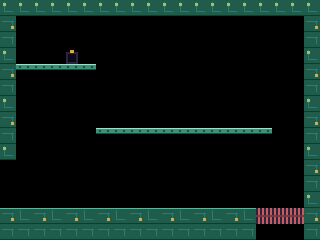

Below is a game level as drawn by its tile map, then a one-line description and the .tmx file that defines it, in full:
An orthogonal 20x15 tile map with 16x16 px tiles, 1 tile layer (Tiles) and 5 objects (3x Door, Socket, Bit).

<map version="1.10" tiledversion="1.11.2" orientation="orthogonal" renderorder="right-down" width="20" height="15" tilewidth="16" tileheight="16" infinite="0" nextlayerid="4" nextobjectid="6">
  <properties>
    <property name="index" value="1" type="int" />
    <property name="name" value="Room 1" />
    <property name="left" value="0" type="int" />
    <property name="right" value="255" type="int" />
    <property name="up" value="255" type="int" />
    <property name="down" value="3" type="int" />
    <property name="zone" value="0" type="int" />
  </properties>
  <tileset firstgid="1" source="../tileset.tsx" />
  <layer id="1" name="Tiles" width="20" height="15">
    <data encoding="csv">
19,19,19,19,19,19,19,19,19,19,19,19,19,19,19,19,19,19,19,19,
21,1,1,1,1,1,1,1,1,1,1,1,1,1,1,1,1,1,1,21,
20,1,1,1,1,1,1,1,1,1,1,1,1,1,1,1,1,1,1,20,
19,1,1,1,26,1,1,1,1,1,1,1,1,1,1,1,1,1,1,19,
21,22,22,22,22,22,1,1,1,1,1,1,1,1,1,1,1,1,1,21,
20,1,1,1,1,1,1,1,1,1,1,1,1,1,1,1,1,1,1,20,
19,1,1,1,1,1,1,1,1,1,1,1,1,1,1,1,1,1,1,19,
21,1,1,1,1,1,1,1,1,1,1,1,1,1,1,1,1,1,1,21,
20,1,1,1,1,1,22,22,22,22,22,22,22,22,22,22,22,1,1,20,
19,1,1,1,1,1,1,1,1,1,1,1,1,1,1,1,1,1,1,19,
1,1,1,1,1,1,1,1,1,1,1,1,1,1,1,1,1,1,1,21,
1,1,1,1,1,1,1,1,1,1,1,1,1,1,1,1,1,1,1,20,
1,1,1,1,1,1,1,1,1,1,1,1,1,1,1,1,1,1,1,19,
18,17,18,17,18,17,18,17,18,17,18,17,18,17,18,17,25,25,25,21,
20,20,20,20,20,20,20,20,20,20,20,20,20,20,20,20,1,1,1,20
</data>
  </layer>
  <objectgroup id="2" name="Spawns">
    <object id="1" name="Socket" class="Socket" x="64" y="48">
      <point />
    </object>
    <object id="2" name="Bit" class="Bit" x="224" y="112">
      <point />
    </object>
    <object id="3" name="Door" class="Door" x="256" y="208">
      <point />
    </object>
    <object id="4" name="Door" class="Door" x="272" y="208">
      <point />
    </object>
    <object id="5" name="Door" class="Door" x="288" y="208">
      <point />
    </object>
  </objectgroup>
</map>
